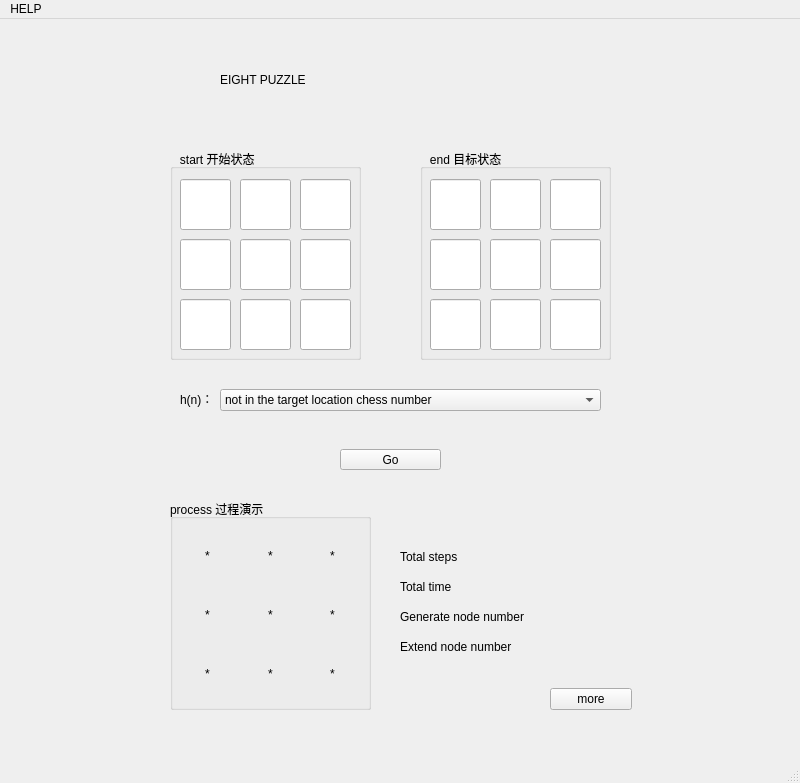
<?xml version="1.0" encoding="UTF-8"?>
<ui version="4.0">
 <class>MainWindow</class>
 <widget class="QMainWindow" name="MainWindow">
  <property name="geometry">
   <rect>
    <x>0</x>
    <y>0</y>
    <width>800</width>
    <height>783</height>
   </rect>
  </property>
  <property name="windowTitle">
   <string>MainWindow</string>
  </property>
  <widget class="QWidget" name="centralwidget">
   <widget class="QLabel" name="title">
    <property name="geometry">
     <rect>
      <x>220</x>
      <y>30</y>
      <width>381</width>
      <height>61</height>
     </rect>
    </property>
    <property name="styleSheet">
     <string notr="true">font: 28pt &quot;Adobe Devanagari&quot;;</string>
    </property>
    <property name="text">
     <string>EIGHT PUZZLE</string>
    </property>
   </widget>
   <widget class="QGroupBox" name="groupBox_start">
    <property name="geometry">
     <rect>
      <x>170</x>
      <y>130</y>
      <width>191</width>
      <height>211</height>
     </rect>
    </property>
    <property name="toolTip">
     <string>&lt;html&gt;&lt;head/&gt;&lt;body&gt;&lt;p&gt;Please input start state 请输入起始状态&lt;/p&gt;&lt;/body&gt;&lt;/html&gt;</string>
    </property>
    <property name="title">
     <string>   start 开始状态</string>
    </property>
    <widget class="QLineEdit" name="start_0_0">
     <property name="geometry">
      <rect>
       <x>10</x>
       <y>30</y>
       <width>51</width>
       <height>51</height>
      </rect>
     </property>
    </widget>
    <widget class="QLineEdit" name="start_0_1">
     <property name="geometry">
      <rect>
       <x>70</x>
       <y>30</y>
       <width>51</width>
       <height>51</height>
      </rect>
     </property>
    </widget>
    <widget class="QLineEdit" name="start_0_2">
     <property name="geometry">
      <rect>
       <x>130</x>
       <y>30</y>
       <width>51</width>
       <height>51</height>
      </rect>
     </property>
    </widget>
    <widget class="QLineEdit" name="start_1_0">
     <property name="geometry">
      <rect>
       <x>10</x>
       <y>90</y>
       <width>51</width>
       <height>51</height>
      </rect>
     </property>
    </widget>
    <widget class="QLineEdit" name="start_1_1">
     <property name="geometry">
      <rect>
       <x>70</x>
       <y>90</y>
       <width>51</width>
       <height>51</height>
      </rect>
     </property>
    </widget>
    <widget class="QLineEdit" name="start_1_2">
     <property name="geometry">
      <rect>
       <x>130</x>
       <y>90</y>
       <width>51</width>
       <height>51</height>
      </rect>
     </property>
    </widget>
    <widget class="QLineEdit" name="start_2_0">
     <property name="geometry">
      <rect>
       <x>10</x>
       <y>150</y>
       <width>51</width>
       <height>51</height>
      </rect>
     </property>
    </widget>
    <widget class="QLineEdit" name="start_2_1">
     <property name="geometry">
      <rect>
       <x>70</x>
       <y>150</y>
       <width>51</width>
       <height>51</height>
      </rect>
     </property>
    </widget>
    <widget class="QLineEdit" name="start_2_2">
     <property name="geometry">
      <rect>
       <x>130</x>
       <y>150</y>
       <width>51</width>
       <height>51</height>
      </rect>
     </property>
    </widget>
   </widget>
   <widget class="QGroupBox" name="groupBox_end">
    <property name="geometry">
     <rect>
      <x>420</x>
      <y>130</y>
      <width>191</width>
      <height>211</height>
     </rect>
    </property>
    <property name="toolTip">
     <string>&lt;html&gt;&lt;head/&gt;&lt;body&gt;&lt;p&gt;Please input end state 请输入终止状态&lt;/p&gt;&lt;/body&gt;&lt;/html&gt;</string>
    </property>
    <property name="styleSheet">
     <string notr="true"/>
    </property>
    <property name="title">
     <string>   end 目标状态</string>
    </property>
    <widget class="QLineEdit" name="end_0_0">
     <property name="geometry">
      <rect>
       <x>10</x>
       <y>30</y>
       <width>51</width>
       <height>51</height>
      </rect>
     </property>
    </widget>
    <widget class="QLineEdit" name="end_0_1">
     <property name="geometry">
      <rect>
       <x>70</x>
       <y>30</y>
       <width>51</width>
       <height>51</height>
      </rect>
     </property>
    </widget>
    <widget class="QLineEdit" name="end_0_2">
     <property name="geometry">
      <rect>
       <x>130</x>
       <y>30</y>
       <width>51</width>
       <height>51</height>
      </rect>
     </property>
    </widget>
    <widget class="QLineEdit" name="end_1_0">
     <property name="geometry">
      <rect>
       <x>10</x>
       <y>90</y>
       <width>51</width>
       <height>51</height>
      </rect>
     </property>
    </widget>
    <widget class="QLineEdit" name="end_1_1">
     <property name="geometry">
      <rect>
       <x>70</x>
       <y>90</y>
       <width>51</width>
       <height>51</height>
      </rect>
     </property>
    </widget>
    <widget class="QLineEdit" name="end_1_2">
     <property name="geometry">
      <rect>
       <x>130</x>
       <y>90</y>
       <width>51</width>
       <height>51</height>
      </rect>
     </property>
    </widget>
    <widget class="QLineEdit" name="end_2_0">
     <property name="geometry">
      <rect>
       <x>10</x>
       <y>150</y>
       <width>51</width>
       <height>51</height>
      </rect>
     </property>
    </widget>
    <widget class="QLineEdit" name="end_2_1">
     <property name="geometry">
      <rect>
       <x>70</x>
       <y>150</y>
       <width>51</width>
       <height>51</height>
      </rect>
     </property>
    </widget>
    <widget class="QLineEdit" name="end_2_2">
     <property name="geometry">
      <rect>
       <x>130</x>
       <y>150</y>
       <width>51</width>
       <height>51</height>
      </rect>
     </property>
    </widget>
   </widget>
   <widget class="QComboBox" name="hnSelect">
    <property name="geometry">
     <rect>
      <x>220</x>
      <y>370</y>
      <width>381</width>
      <height>22</height>
     </rect>
    </property>
    <property name="toolTip">
     <string>&lt;html&gt;&lt;head/&gt;&lt;body&gt;&lt;p&gt;Please choose a h(n) function 请选择h(n)函数&lt;/p&gt;&lt;/body&gt;&lt;/html&gt;</string>
    </property>
    <property name="editable">
     <bool>false</bool>
    </property>
    <item>
     <property name="text">
      <string>not in the target location chess number</string>
     </property>
    </item>
    <item>
     <property name="text">
      <string>Manhattan Distance</string>
     </property>
    </item>
    <item>
     <property name="text">
      <string>Euclidean distance</string>
     </property>
    </item>
   </widget>
   <widget class="QLabel" name="label">
    <property name="geometry">
     <rect>
      <x>180</x>
      <y>370</y>
      <width>31</width>
      <height>20</height>
     </rect>
    </property>
    <property name="text">
     <string>h(n)：</string>
    </property>
   </widget>
   <widget class="QWidget" name="layoutWidget">
    <property name="geometry">
     <rect>
      <x>550</x>
      <y>660</y>
      <width>82</width>
      <height>31</height>
     </rect>
    </property>
    <layout class="QVBoxLayout" name="verticalLayout">
     <item>
      <spacer name="verticalSpacer">
       <property name="orientation">
        <enum>Qt::Vertical</enum>
       </property>
       <property name="sizeHint" stdset="0">
        <size>
         <width>20</width>
         <height>0</height>
        </size>
       </property>
      </spacer>
     </item>
     <item>
      <widget class="QPushButton" name="MoreButton">
       <property name="toolTip">
        <string>&lt;html&gt;&lt;head/&gt;&lt;body&gt;&lt;p&gt;click here to show search tree&lt;/p&gt;&lt;/body&gt;&lt;/html&gt;</string>
       </property>
       <property name="text">
        <string>more</string>
       </property>
      </widget>
     </item>
    </layout>
   </widget>
   <widget class="QPushButton" name="GoButton">
    <property name="geometry">
     <rect>
      <x>340</x>
      <y>430</y>
      <width>101</width>
      <height>21</height>
     </rect>
    </property>
    <property name="text">
     <string>Go</string>
    </property>
   </widget>
   <widget class="QGroupBox" name="groupBox_process">
    <property name="geometry">
     <rect>
      <x>170</x>
      <y>480</y>
      <width>201</width>
      <height>211</height>
     </rect>
    </property>
    <property name="toolTip">
     <string>&lt;html&gt;&lt;head/&gt;&lt;body&gt;&lt;p&gt;show moving process&lt;/p&gt;&lt;/body&gt;&lt;/html&gt;</string>
    </property>
    <property name="title">
     <string>process 过程演示</string>
    </property>
    <widget class="QWidget" name="layoutWidget_2">
     <property name="geometry">
      <rect>
       <x>10</x>
       <y>30</y>
       <width>181</width>
       <height>171</height>
      </rect>
     </property>
     <layout class="QGridLayout" name="gridLayout">
      <item row="0" column="1" alignment="Qt::AlignHCenter">
       <widget class="QLabel" name="process_0_1">
        <property name="text">
         <string>*</string>
        </property>
       </widget>
      </item>
      <item row="0" column="0" alignment="Qt::AlignHCenter">
       <widget class="QLabel" name="process_0_0">
        <property name="text">
         <string>*</string>
        </property>
       </widget>
      </item>
      <item row="1" column="0" alignment="Qt::AlignHCenter">
       <widget class="QLabel" name="process_1_0">
        <property name="text">
         <string>*</string>
        </property>
       </widget>
      </item>
      <item row="2" column="0" alignment="Qt::AlignHCenter">
       <widget class="QLabel" name="process_2_0">
        <property name="text">
         <string>*</string>
        </property>
       </widget>
      </item>
      <item row="1" column="1" alignment="Qt::AlignHCenter">
       <widget class="QLabel" name="process_1_1">
        <property name="text">
         <string>*</string>
        </property>
       </widget>
      </item>
      <item row="1" column="2" alignment="Qt::AlignHCenter">
       <widget class="QLabel" name="process_1_2">
        <property name="text">
         <string>*</string>
        </property>
       </widget>
      </item>
      <item row="0" column="2" alignment="Qt::AlignHCenter">
       <widget class="QLabel" name="process_0_2">
        <property name="text">
         <string>*</string>
        </property>
       </widget>
      </item>
      <item row="2" column="1" alignment="Qt::AlignHCenter">
       <widget class="QLabel" name="process_2_1">
        <property name="text">
         <string>*</string>
        </property>
       </widget>
      </item>
      <item row="2" column="2" alignment="Qt::AlignHCenter">
       <widget class="QLabel" name="process_2_2">
        <property name="text">
         <string>*</string>
        </property>
       </widget>
      </item>
     </layout>
    </widget>
   </widget>
   <widget class="QLabel" name="StepLabel">
    <property name="geometry">
     <rect>
      <x>400</x>
      <y>530</y>
      <width>341</width>
      <height>16</height>
     </rect>
    </property>
    <property name="text">
     <string>Total steps</string>
    </property>
   </widget>
   <widget class="QLabel" name="TimeLabel">
    <property name="geometry">
     <rect>
      <x>400</x>
      <y>560</y>
      <width>341</width>
      <height>16</height>
     </rect>
    </property>
    <property name="text">
     <string>Total time</string>
    </property>
   </widget>
   <widget class="QLabel" name="GnumLabel">
    <property name="geometry">
     <rect>
      <x>400</x>
      <y>590</y>
      <width>331</width>
      <height>16</height>
     </rect>
    </property>
    <property name="text">
     <string>Generate node number</string>
    </property>
   </widget>
   <widget class="QLabel" name="ExnumLabel">
    <property name="geometry">
     <rect>
      <x>400</x>
      <y>620</y>
      <width>341</width>
      <height>16</height>
     </rect>
    </property>
    <property name="text">
     <string>Extend node number</string>
    </property>
   </widget>
  </widget>
  <widget class="QMenuBar" name="menubar">
   <property name="geometry">
    <rect>
     <x>0</x>
     <y>0</y>
     <width>800</width>
     <height>21</height>
    </rect>
   </property>
   <widget class="QMenu" name="menuHELP">
    <property name="title">
     <string>HELP</string>
    </property>
    <addaction name="Introduction"/>
    <addaction name="Usage"/>
   </widget>
   <addaction name="menuHELP"/>
  </widget>
  <widget class="QStatusBar" name="statusBar"/>
  <action name="Introduction">
   <property name="checkable">
    <bool>false</bool>
   </property>
   <property name="text">
    <string>What is an EightDigital game?</string>
   </property>
  </action>
  <action name="Usage">
   <property name="text">
    <string>How to use this program?</string>
   </property>
  </action>
  <action name="A_algorithm">
   <property name="text">
    <string>A* algorithm</string>
   </property>
  </action>
  <action name="More">
   <property name="text">
    <string>more</string>
   </property>
  </action>
  <action name="A_algorithm_2">
   <property name="text">
    <string>A* algorithm</string>
   </property>
  </action>
  <action name="More_2">
   <property name="text">
    <string>More</string>
   </property>
  </action>
  <action name="More_4">
   <property name="text">
    <string>More</string>
   </property>
  </action>
 </widget>
 <resources/>
 <connections/>
</ui>
